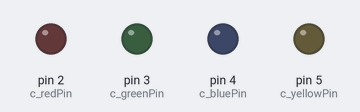
Bench run of a sketch on a simulated Arduino Uno, built with avr-gcc and run on an emulated ATmega328P. Shown: output pins drawn as LEDs (lit = HIGH).

Above: at 0.3 s.
At 19.3 s:
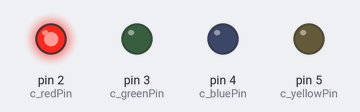
At 36.0 s:
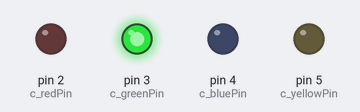
Timing chart, 0 to 40.0 s (numbered marks = the images above):
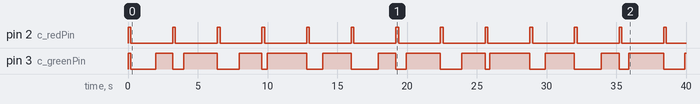

Measured:
- by itself, pin 2 (c_redPin): alternates HIGH for 0.20 s and LOW for 3.0 s
- by itself, pin 3 (c_greenPin): repeats every 15.8 s: LOW 1.8 s, HIGH 1.2 s, LOW 0.79 s, HIGH 2.4 s, LOW 1.6 s, HIGH 1.6 s, LOW 0.37 s, HIGH 2.8 s, LOW 1.2 s, HIGH 2.0 s
- by itself, everything shown: repeats every 16.0 s, in 15 steps

The sketch:

rtos_task.ino
```cpp
#include <Arduino_FreeRTOS.h>

const int c_redPin = 2;
const int c_greenPin = 3;
const int c_bluePin = 4;
const int c_yellowPin = 5;

const TickType_t c_delay3000ms = pdMS_TO_TICKS(3000);
const TickType_t c_delay2000ms = pdMS_TO_TICKS(2000);

void setAllLedsOff()
{
  for (int i = c_redPin; i <= c_yellowPin; ++i)
  {
    digitalWrite(i, LOW);
  }
}

void blinkRed(void * /*pvParameters*/)
{
  while (true)
  {
    setAllLedsOff();
    digitalWrite(c_redPin, HIGH);
    delay(200);
    setAllLedsOff();
    vTaskDelay(c_delay3000ms);
  }
}

void enableGreen(void * /*pvParameters*/)
{
  while (true)
  {
    digitalWrite(c_greenPin, HIGH);
    vTaskDelay(c_delay2000ms);
  }
}

void setup()
{
  pinMode(c_redPin, OUTPUT);
  pinMode(c_greenPin, OUTPUT);
  pinMode(c_bluePin, OUTPUT);
  pinMode(c_yellowPin, OUTPUT);
  digitalWrite(c_redPin, LOW);
  digitalWrite(c_greenPin, LOW);
  digitalWrite(c_bluePin, LOW);
  digitalWrite(c_yellowPin, LOW);

  xTaskCreate(blinkRed, "blinkRed", 128, NULL, 1, NULL);
  xTaskCreate(enableGreen, "enableGreen", 128, NULL, 0, NULL);
  vTaskStartScheduler();
}

void loop()
{
}
```
